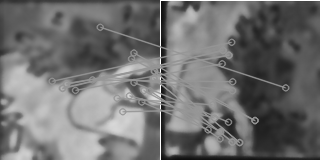
#> input picture sift_vis/Ziel_0_0_match.png, 320 x 160 px, given as the content of the folder faces, which was not available
$ python sift-template.py
#> lines starting #> are read from the running program, lines starting #| are printed output that depends on the picture; pictures that were not available may be replaced by others from this repository, and a replacement may not be noted
#!/usr/bin/env python3
import cv2
import numpy as np
import pandas as pd
from pathlib import Path
from skimage.metrics import structural_similarity as ssim

# ————————————————————————————————————
# 1) Pfade & Ordner anlegen
# ————————————————————————————————————
template_dir = Path("target_tiles")
face_dir     = Path("faces")
vis_dir      = Path("sift_vis")
# csv_path     = Path(r"D:/Leon/Koordinaten_template_matching/sift_match_results.csv")
# log_path     = Path(r"D:/Leon/Koordinaten_template_matching/sift_debug_log.csv")
vis_dir.mkdir(parents=True, exist_ok=True)

# ————————————————————————————————————
# 2) SIFT und Matcher initialisieren (Stellschraube 1)
# ————————————————————————————————————
# Mehr Features, härterer Kontrast-Filter
sift = cv2.SIFT_create(nfeatures=400, contrastThreshold=0.03)
bf   = cv2.BFMatcher(cv2.NORM_L2, crossCheck=False)

# Stellschraube 2: lockererer Ratio-Test
ratio_thresh     = 0.85
# homöopathisch gelockert
min_inliers      = 10
min_inlier_ratio = 0.15

# Skalierungen für Multi-Scale Matching (Stellschraube 3)
face_scales = [0.75, 1.0, 1.25]

results   = []
debug_log = []

# ————————————————————————————————————
# Bild laden & vorverarbeiten (CLAHE + Denoise)
# ————————————————————————————————————
def load_gray_preproc(path: Path):
    raw = np.fromfile(str(path), dtype=np.uint8)
    img = cv2.imdecode(raw, cv2.IMREAD_GRAYSCALE)
#> img is the input picture: shape (160, 320); min 15, max 255, mean 111.7
    if img is None:
        raise IOError(f"Kann Bild nicht dekodieren: {path}")
    clahe = cv2.createCLAHE(clipLimit=1.5, tileGridSize=(8,8))
    img = clahe.apply(img)
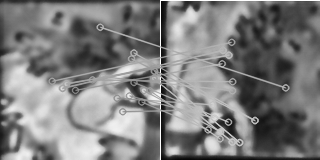
#> img: shape (160, 320); min 8, max 255, mean 125.1
    img = cv2.bilateralFilter(img, d=9, sigmaColor=75, sigmaSpace=75)
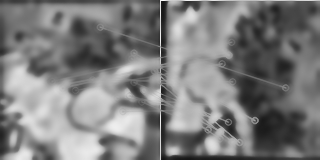
#> img: shape (160, 320); min 20, max 249, mean 125
    return img

# ————————————————————————————————————
# Augmentations: Rotation (0–315° in 45°-Schritten) + Flip
# ————————————————————————————————————
def augments(img: np.ndarray):
    h, w = img.shape
    base_mask = np.ones((h, w), dtype=np.uint8) * 255
    out = []
    for angle in range(0, 360, 45):
        M   = cv2.getRotationMatrix2D((w//2, h//2), angle, 1.0)
        rot = cv2.warpAffine(img, M, (w, h), borderValue=255)
        mask = cv2.warpAffine(base_mask, M, (w, h),
                              flags=cv2.INTER_NEAREST,
                              borderMode=cv2.BORDER_CONSTANT,
                              borderValue=0)
        out.append((rot,      mask, angle, False))
        out.append((cv2.flip(rot,1), mask, angle, True))
    return out

# ————————————————————————————————————
# 3) Matching-Schleife
# ————————————————————————————————————
faces = sorted(face_dir.glob("*.png"))
for t_path in sorted(template_dir.glob("*.png")):
    t_name = t_path.stem
    img1   = load_gray_preproc(t_path)
    kp1, des1 = sift.detectAndCompute(img1, None)
#> kp1 = 209 keypoints; strongest (x, y, size): (212, 145, 10.3), (154, 98, 9.7), (163, 90, 3.6), (129, 124, 19.5)
    if des1 is None:
        results.append({"template": t_name, "matched_face": None, "inliers": 0})
        continue

    best = {"face": None, "inliers": 0, "matchesMask": None,
            "kp2": None, "img2": None, "good": None,
            "angle": 0, "flipped": False}

    # Pro Würfelbild, zusätzlich in mehreren Skalen
    for f_path in faces:
        img2_raw0 = load_gray_preproc(f_path)
        for scale in face_scales:
            # Skalierung
            img2_raw = cv2.resize(
                img2_raw0,
                (0,0),
                fx=scale,
                fy=scale,
                interpolation=cv2.INTER_LINEAR
            )
            # Alle Rotation/Flip-Varianten
            for aug_img2, mask2, angle, flipped in augments(img2_raw):
                kp2, des2 = sift.detectAndCompute(aug_img2, mask2)
                if des2 is None:
                    continue

                # Lowe's ratio test
                knn  = bf.knnMatch(des1, des2, k=2)
                good = [m for m,n in knn if m.distance < ratio_thresh * n.distance]
                if len(good) < min_inliers:
                    debug_log.append({
                        "template": t_name, "face": f_path.stem,
                        "scale": scale, "angle": angle, "flipped": flipped,
                        "matches": len(good), "inliers": 0
                    })
                    continue

                # Homographie + RANSAC
                src = np.float32([kp1[m.queryIdx].pt for m in good]).reshape(-1,1,2)
                dst = np.float32([kp2[m.trainIdx].pt for m in good]).reshape(-1,1,2)
                H, mask = cv2.findHomography(src, dst, cv2.RANSAC, 6.0)
                if H is None or mask is None:
                    continue

                inliers      = int(mask.sum())
                inlier_ratio = inliers / len(good)
                debug_log.append({
                    "template": t_name, "face": f_path.stem,
                    "scale": scale, "angle": angle, "flipped": flipped,
                    "matches": len(good), "inliers": inliers,
                    "inlier_ratio": inlier_ratio
                })

                # SSIM-Abgleich als zusätzliches Filter
                h1, w1 = img1.shape
                retval, H_inv = cv2.invert(H)
                if retval == 0:
                    continue
                warp_back = cv2.warpPerspective(
                    aug_img2, H_inv, (w1,h1),
                    flags=cv2.INTER_LINEAR,
                    borderMode=cv2.BORDER_CONSTANT,
                    borderValue=255
                )
                score, _ = ssim(img1, warp_back, full=True)
                if score < 0.4:
                    continue

                # Harte Schwellwert-Prüfung
                if inliers < min_inliers or inlier_ratio < min_inlier_ratio:
                    continue

                # Besten Treffer merken
                if inliers > best["inliers"]:
                    best.update(face=f_path.stem,
                                inliers=inliers,
                                matchesMask=mask.ravel().tolist(),
                                kp2=kp2,
                                img2=aug_img2,
                                good=good,
                                angle=angle,
                                flipped=flipped)
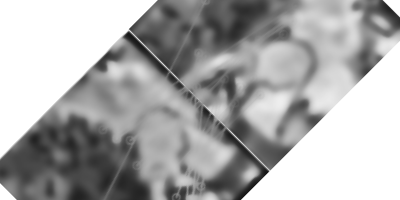
#> aug_img2: shape (200, 400); min 21, max 255, mean 170.8
#> after the loop, best = 8 items; debug_log = 48 items

    results.append({
        "template":     t_name,
        "matched_face": best["face"],
        "inliers":      best["inliers"],
        "angle":        best["angle"],
        "flipped":      best["flipped"]
    })

    # Visualisierung speichern
    out1 = vis_dir / f"{t_name}_match.png"
    if best["face"]:
        vis = cv2.drawMatches(
            img1, kp1,
            best["img2"], best["kp2"],
            best["good"], None,
            matchColor=(0,255,0),
            flags=cv2.DrawMatchesFlags_NOT_DRAW_SINGLE_POINTS,
            matchesMask=best["matchesMask"]
        )
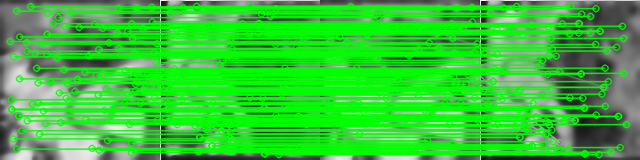
#> vis: shape (160, 640, 3); mean of channels 0, 1, 2 57.5, 191.9, 57.5; drawn as B, G, R
    else:
        h,w = img1.shape
        vis = np.hstack([img1, np.full((h,w),255,np.uint8)])
    cv2.imwrite(str(out1), vis)

    out2 = vis_dir / f"{t_name}_sidebyside.png"
    if best["face"]:
        h1,w1 = img1.shape
#> h1 = 160; w1 = 320
        h2,w2 = best["img2"].shape
#> h2 = 160; w2 = 320
        mh = max(h1,h2)
#> mh = 160
        a1 = np.pad(img1, ((0,mh-h1),(0,0)), constant_values=255)
        a2 = np.pad(best["img2"], ((0,mh-h2),(0,0)), constant_values=255)
        side = np.hstack([a1,a2])
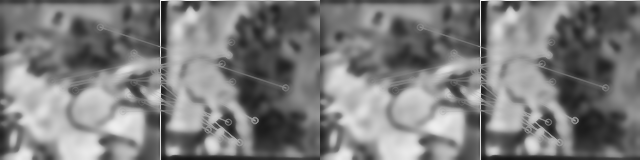
#> side: shape (160, 640); min 20, max 249, mean 125
    else:
        h,w = img1.shape
        side = np.hstack([img1, np.full((h,w),255,np.uint8)])
    cv2.imwrite(str(out2), side)

# ————————————————————————————————————
# 4) TXT-Export im gewünschten Format
# ————————————————————————————————————

# Koordinaten aus objekte.txt einlesen
objekte_path = Path("cubes_coordinate/objekte.txt")
objekte = []
with open(objekte_path, encoding="utf-8") as f:
#> (reads cubes_coordinate/objekte.txt from the repository)
    lines = f.readlines()
    for line in lines[1:]:
        parts = [p.strip() for p in line.strip().split(",")]
        if len(parts) >= 7:
            objekte.append({
                "id": parts[0],
                "x": parts[1],
                "y": parts[2],
                "rotation": parts[6]
            })

# Mapping: Würfelindex (1-basiert) zu Zielname (falls gematcht)
match_dict = {}
for r in results:
    # matched_face ist z.B. "1" (aus faces/1.png), template ist z.B. "Ziel_0_0"
    if r["matched_face"] is not None:
        match_dict[r["matched_face"]] = r["template"]
#> this loop made 1 pass
#> after the loop, match_dict = {'Ziel_0_0_match': 'Ziel_0_0_match'}

# TXT schreiben
output_txt = Path(r"\\192.168.0.1\Vision_Daten\DU_3\Koordinaten_template_matching\pos.txt")
with open(output_txt, "w", encoding="utf-8") as f:
    f.write("id,x,y,rotation,ziel\n")
    for obj in objekte:
        ziel = match_dict.get(obj["id"], "wende")
        f.write(f"{obj['id']},{obj['x']},{obj['y']},{obj['rotation']},{ziel}\n")

# Debug-Log bleibt als CSV
#> (the run stopped early here; a loop or call above may not have finished)
